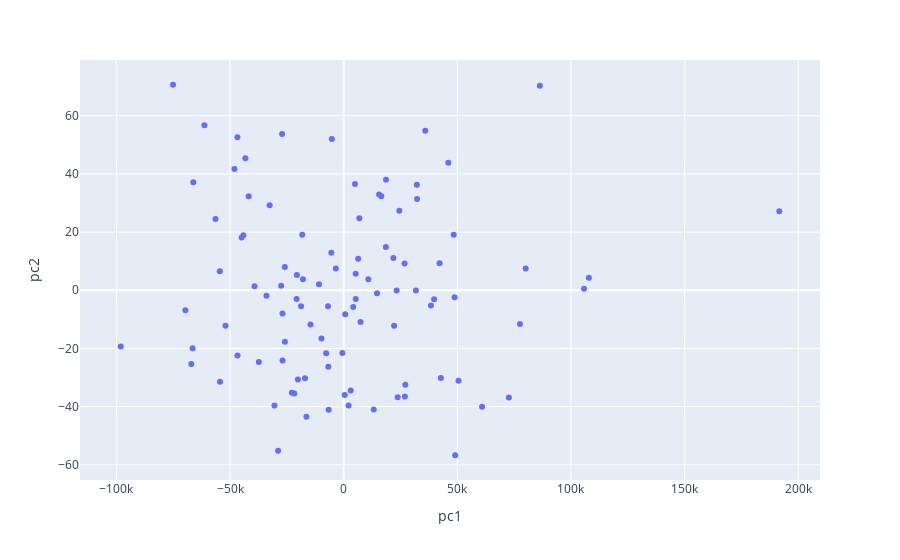

The notebook cell saved with this chart:
### Code cell
pcs = u * s
tst = centered_df.reset_index()[['trackName']]
tst['pc1'] = pcs[:,0]
tst['pc2'] = pcs[:,1]
# sns.scatterplot(x=pcs[:, 0], y=pcs[:, 1]);
# plt.xlabel("PC1");
# plt.ylabel("PC2");
# px.scatter(x=pcs[:,0], y=pcs[:,1], hover_data=centered_df.reset_index()['id'])
px.scatter(data_frame=tst, x='pc1', y='pc2', hover_data='trackName')
# pd.Index(cleaned_df).to_list()
# type(centered_df.reset_index()['id'])

### Figure 1 — Plotly figure (JSON) as saved in the notebook; plotly's stock layout.template omitted (floating-point values rounded to 4 significant figures)
{"data": [{"customdata": [["I Wish"], ["friendship?"], ["Sorry That I Do That"], ["One Day"], ["Complicated"], ["Astronaut Kids"], ["We Could Be Anything (Black & White)"], ["Only Everything - Acoustic"], ["Singing in the Rain"], ["About the Rain"], ["if i were a friend"], ["Tsunami"], ["Everyone’s Got Something"], ["Different Eyes"], ["Dirt"], ["Have We Met Before (with Eric Nam)"], ["Miles Apart"], ["Jericho"], ["Hailey"], ["Pancakes for Dinner"], ["Chosen Last"], ["Half Gone"], ["I Met Sarah in the Bathroom"], ["Last Time"], ["The Corner Dwellers"], ["Either You Love Me Or You Don't - Live Acoustic"], ["Marigold"], ["Older"], ["America"], ["Out of Love"], ["Dancing With Your Ghost"], ["Back to Friends"], ["fools (can't help falling in love)"], ["i luv him."], ["Things You Can't Change"], ["Blue"], ["Seasons Change"], ["Keep Me Up"], ["CLEAR"], ["Love Like This - Acoustic"], ["All This Love"], ["Yellow Lights"], ["From Afar"], ["River of Grace"], ["Helium"], ["Medicine"], ["My Person"], ["Disarray"], ["Terrible Things - EP Version"], ["blind"], ["Wilderness"], ["One Day"], ["You Said You'd Grow Old With Me"], ["Better Together"], ["Dwelling Place"], ["Always Be Loving You"], ["Hold On"], ["Give It All"], ["Tragedy Is Not the End"], ["I Don't Mind"], ["Good Without"], ["Murakami"], ["The Village"], ["Beautiful Disaster"], ["stuck in my head"], ["Tears Come From The Heart"], ["Echo (with KSHMR)"], ["2 Am"], ["This is Love - Interlude"], ["Sing of the Moon"], ["Somewhere in Ann Arbor"], ["Tears"], ["Beautiful"], ["I Feel Good About This"], ["Bulletproof Weeks"], ["Wasted Time"], ["Photographs & Memories."], ["Home"], ["Heaven's Not Too Far"], ["Song for a Girl"], ["Pollen And Salt"], ["Wherever We Are"], ["Lie About You"], ["By Your Side"], ["Slow Dance (feat. Ava Max) - Sam Feldt Remix"], ["Sweet Love"], ["Nineteen"], ["Love Like That"], ["Mess Is Mine"], ["Ivory Fields"], ["Afterglow"], ["Brand New"], ["All I Want"], ["Pocket Full Of Gold"], ["Hey Love"], ["Lying to Myself"], ["Worthy Of You"], ["Foul Mouth"]], "hovertemplate": "pc1=%{x}<br>pc2=%{y}<br>trackName=%{customdata[0]}<extra></extra>", "legendgroup": "", "marker": {"color": "#636efa", "symbol": "circle"}, "mode": "markers", "name": "", "orientation": "v", "showlegend": false, "type": "scatter", "x": [-20740.0, 676.2, -69640.0, -75080.0, -30460.0, 60870.0, 2156.0, -44910.0, 26780.0, -26920.0, -66470.0, 39780.0, 3075.0, 14670.0, 105700.0, -61280.0, 5264.0, -16390.0, -51990.0, 15580.0, 7390.0, -26890.0, -98080.0, 6866.0, 23750.0, -5457.0, -46750.0, -43260.0, 32280.0, -54510.0, -21720.0, -3476.0, -54430.0, 6367.0, -20150.0, -27500.0, 38380.0, -46710.0, 191600.0, 22180.0, -25860.0, -48070.0, 42740.0, 13200.0, -44120.0, 4980.0, -32580.0, -41810.0, 18620.0, -66160.0, 50530.0, -56400.0, 5286.0, -18750.0, 48780.0, -10870.0, -20600.0, 16540.0, 77540.0, -5222.0, -37340.0, 46040.0, 10840.0, 32180.0, -67060.0, -9773.0, -27100.0, 72670.0, 42190.0, 26910.0, -6790.0, -6897.0, -18230.0, -17930.0, 21850.0, 31770.0, 107900.0, -17020.0, 23290.0, 27100.0, 49060.0, 420.2, -22810.0, 35890.0, -25910.0, 48410.0, -571.8, -7723.0, 4183.0, 80060.0, -33970.0, 24480.0, 86290.0, -39240.0, 18540.0, -6611.0, -28840.0, -14600.0], "xaxis": "x", "y": [-2.997, -8.226, -6.887, 70.66, -39.61, -40.05, -39.63, 18.11, 9.193, -7.969, -19.94, -3.082, -34.46, -1.034, 0.5311, 56.7, 5.661, -43.49, -12.21, 32.96, -10.88, -24.14, -19.34, 24.78, -36.81, 12.86, 52.57, 45.39, 31.34, 6.569, -35.47, 7.476, -31.48, 10.84, -30.67, 1.585, -5.283, -22.47, 27.19, -12.19, -17.72, 41.7, -30.2, -41.03, 18.95, 36.53, 29.21, 32.32, 37.98, 37.15, -31.15, 24.47, -3.011, -5.522, -2.419, 2.094, 5.221, 32.31, -11.62, 52.02, -24.66, 43.86, 3.759, 36.23, -25.34, -16.61, 53.7, -36.91, 9.291, -36.56, -26.3, -5.491, 19.1, 3.758, 11.09, -0.1164, 4.262, -30.22, -0.05749, -32.46, -56.73, -35.99, -35.21, 54.81, 7.975, 19.05, -21.59, -21.68, -5.784, 7.464, -1.914, 27.37, 70.32, 1.36, 14.89, -41.12, -55.17, -11.76], "yaxis": "y"}], "layout": {"legend": {"tracegroupgap": 0}, "margin": {"t": 60}, "xaxis": {"anchor": "y", "domain": [0, 1], "title": {"text": "pc1"}}, "yaxis": {"anchor": "x", "domain": [0, 1], "title": {"text": "pc2"}}}}
